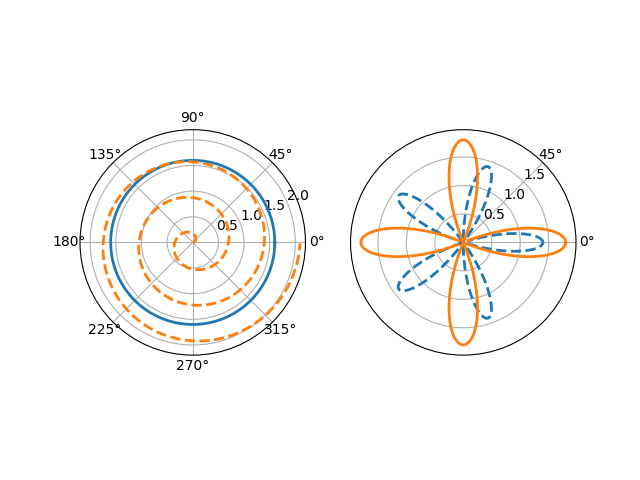

Python code for this plot:
#!/usr/bin/env python3
# _*_ coding: utf-8 _*_

"""document of the module"""


import scipy
import sympy
import numpy as np
import matplotlib as mpl
import matplotlib.pyplot as plt


theta = np.arange(0, 2*np.pi, 0.02)

plt.subplot(121, polar=True)
plt.plot(theta, 1.6*np.ones_like(theta), linewidth=2)
plt.plot(3*theta, theta/3, "--", linewidth=2)

plt.subplot(122, polar=True)
plt.plot(theta, 1.4*np.cos(5*theta), "--", linewidth=2)
plt.plot(theta, 1.8*np.cos(4*theta), linewidth=2)
plt.rgrids(np.arange(0.5, 2, 0.5), angle=45)
plt.thetagrids([0, 45])

plt.savefig("polar.png")
plt.show()
